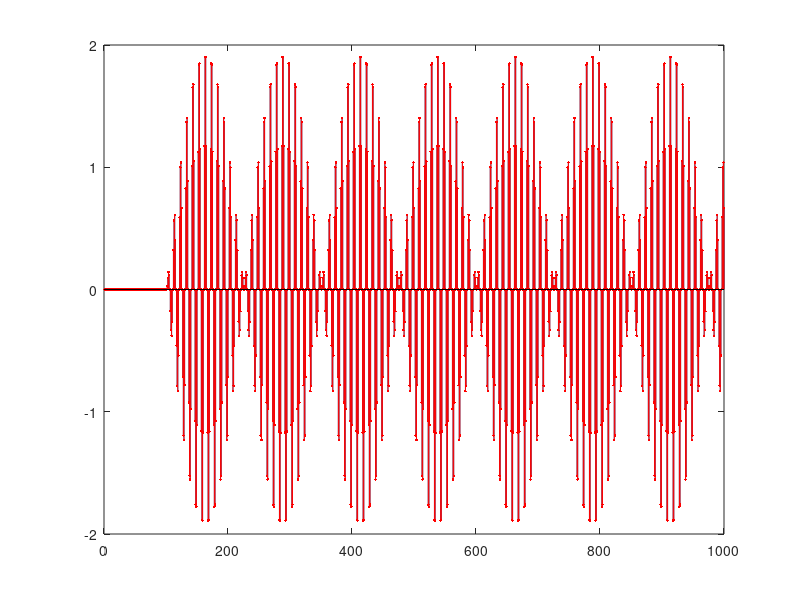

The MATLAB source for this figure:
% Arbitrary waveform generation
%
% Universidad Autonoma de Queretaro
% Electronica Avanzada III
% Rene de Jesus Romero Troncoso
%
% Example 1
%     Waveform generation with quantization
%     DSB modulation

clear all;

%%%%%%%%%%%%%%%%%%%%%%%%%%%%%%%%%%%%%%
% Carrier at k
% General parameters for all waveforms
Fs = 1000;           % Sampling frequency in Hz
Tr = 1.0;            % Running time for experimentation
% Derived parameters
N  = floor(Fs*Tr);   % Sample length
Ts = 1/Fs;           % Sampling period
% User parameters
k = 100;             % Sine position (0:N-1)
a = 1.0;             % Amplitude
f = 100;             % Carrier frequency
p = 0.0;             % Phase
% Computation
k = floor(k);
if (k<0)||(k>N-1)
    k = 0;
end;
SineCarrier(1:N) = 0.0;
for i=k:N-1
    SineCarrier(i+1) = a*sin(2.0*pi*f*(i-k)*Ts + p);
end;

%%%%%%%%%%%%%%%%%%%%%%%%%%%%%%%%%%%%%%
% Modulating at k
% General parameters for all waveforms
Fs = 1000;           % Sampling frequency in Hz
Tr = 1.0;            % Running time for experimentation
% Derived parameters
N  = floor(Fs*Tr);   % Sample length
Ts = 1/Fs;           % Sampling period
% User parameters
k = 100;             % Sine position (0:N-1)
a = 2.0;             % Amplitude
f = 4;               % Frequency
p = 0.0;             % Phase
% Computation
k = floor(k);
if (k<0)||(k>N-1)
    k = 0;
end;
SineModulating(1:N) = 0.0;
for i=k:N-1
    SineModulating(i+1) = a*sin(2.0*pi*f*(i-k)*Ts + p);
end;

%%%%%%%%%%%%%%%%%%%%%%%%%%%%%%%%%%%%%%
% DSB modulation
for i=0:N-1
    SineDSB(i+1) = SineCarrier(i+1)*SineModulating(i+1);
end;
% Quantization routine
b = 16;                 % Quantization bits
R = 2.0*max(abs(max(SineDSB)),abs(min(SineDSB)));
SineDSBq = R*floor(SineDSB*2^b/R+0.5)/2^b;
% Standard matlab output plot
yf = SineDSB;
yq = SineDSBq;
figure(1);
stem(yf,'.');
hold on;
stem(yq,'.r');

% Multiplication of basic signals